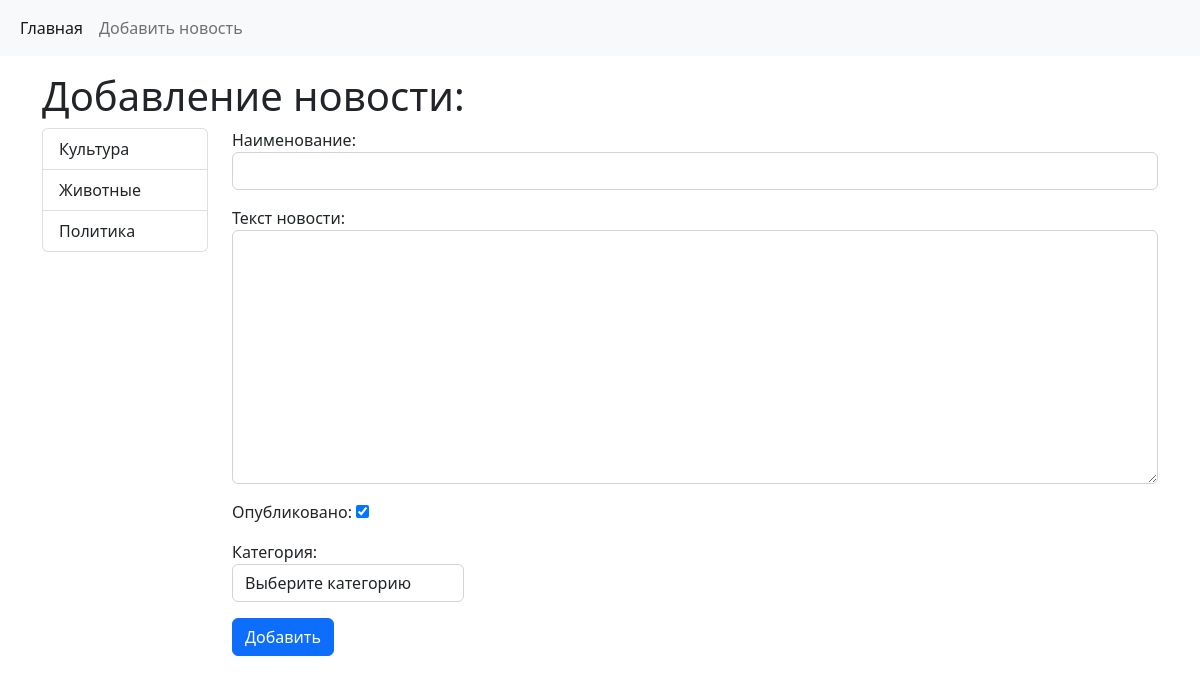
The page /news/add_news/ on the database its author committed.
### news/models.py (models this page shows)
class Category(models.Model):
    title = models.CharField(max_length=150, db_index=True, verbose_name='Наименование категории')
    def get_absolute_url(self):
        return reverse_lazy('category', kwargs={'category_id': self.pk})
    def __str__(self):
        return self.title
    class Meta:
        verbose_name = 'Категория'
        verbose_name_plural = 'Категории'
        ordering = ['title']

### news/views.py (the view)
# urls.py: path('news/add_news/', views.CreateNews.as_view(), name='add_news'),
class CreateNews(CreateView):
    form_class = NewsForm
    template_name = 'news/add_news.html'

### news/forms.py (shortened to what this page needs)
class NewsForm(forms.ModelForm):
    def __init__(self, *args, **kwargs):
        super(NewsForm, self).__init__(*args, **kwargs)
        self.fields['category'].empty_label = 'Выберите категорию'
        self.fields['content'].label = 'Текст новости'
    class Meta:
        model = News
        fields = ['title', 'content', 'is_published', 'category']
        widgets = {
            'title': forms.TextInput(attrs={'class': 'form-control'}),
            'content': forms.Textarea(attrs={'class': 'form-control'}),
            'category': forms.Select(attrs={
                                          'class': 'form-control',
                                          'style': 'width: 25%'
                                      }),
        }

### news/templatetags/news_tags.py (called while the page is built)
@register.simple_tag(name='get_all_cat')
def get_categories():
    return Category.objects.filter(news__is_published=True).annotate(cnt=Count('news')).filter(cnt__gt=0)

### news/templates/news/add_news.html (shortened to what this page needs)
{% extends 'base.html' %}
{% block title_h2 %}Добавление новости:{% endblock %}
{% block content %}
<form action="{% url 'add_news' %}" method="post">
    {{ form.as_p }}
    <button type="submit" class="btn btn-primary">Добавить</button>
</form>
{% endblock %}

### templates/inc/_sidebar.html (shortened to what this page needs)
{% load news_tags %}
<div class="list-group">
    {% get_all_cat as categories %}
    {% for item in categories %}
    <a href="{{ item.get_absolute_url }}" class="list-group-item list-group-item-action">{{ item.title }}</a>
    {% endfor %}
</div>

### rows shown on the page
Category: title "Культура"
Category: title "Животные"
Category: title "Политика"
